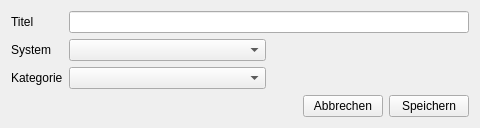
<?xml version="1.0" encoding="UTF-8"?>
<ui version="4.0">
 <class>NewSystemUnit</class>
 <widget class="QWidget" name="NewSystemUnit">
  <property name="geometry">
   <rect>
    <x>0</x>
    <y>0</y>
    <width>472</width>
    <height>123</height>
   </rect>
  </property>
  <property name="windowTitle">
   <string>Form</string>
  </property>
  <layout class="QVBoxLayout" name="verticalLayout">
   <item>
    <layout class="QGridLayout" name="gridLayout">
     <item row="2" column="1">
      <widget class="QComboBox" name="categorie"/>
     </item>
     <item row="0" column="0">
      <widget class="QLabel" name="label">
       <property name="text">
        <string>Titel</string>
       </property>
      </widget>
     </item>
     <item row="1" column="1">
      <widget class="QComboBox" name="system"/>
     </item>
     <item row="1" column="0">
      <widget class="QLabel" name="label_2">
       <property name="text">
        <string>System</string>
       </property>
      </widget>
     </item>
     <item row="2" column="0">
      <widget class="QLabel" name="label_3">
       <property name="text">
        <string>Kategorie</string>
       </property>
      </widget>
     </item>
     <item row="0" column="1" colspan="2">
      <widget class="QLineEdit" name="title">
       <property name="minimumSize">
        <size>
         <width>400</width>
         <height>0</height>
        </size>
       </property>
      </widget>
     </item>
    </layout>
   </item>
   <item>
    <layout class="QHBoxLayout" name="horizontalLayout">
     <item>
      <spacer name="horizontalSpacer">
       <property name="orientation">
        <enum>Qt::Horizontal</enum>
       </property>
       <property name="sizeHint" stdset="0">
        <size>
         <width>40</width>
         <height>20</height>
        </size>
       </property>
      </spacer>
     </item>
     <item>
      <widget class="QPushButton" name="abort">
       <property name="text">
        <string>Abbrechen</string>
       </property>
      </widget>
     </item>
     <item>
      <widget class="QPushButton" name="save">
       <property name="text">
        <string>Speichern</string>
       </property>
      </widget>
     </item>
    </layout>
   </item>
  </layout>
 </widget>
 <resources/>
 <connections/>
</ui>
